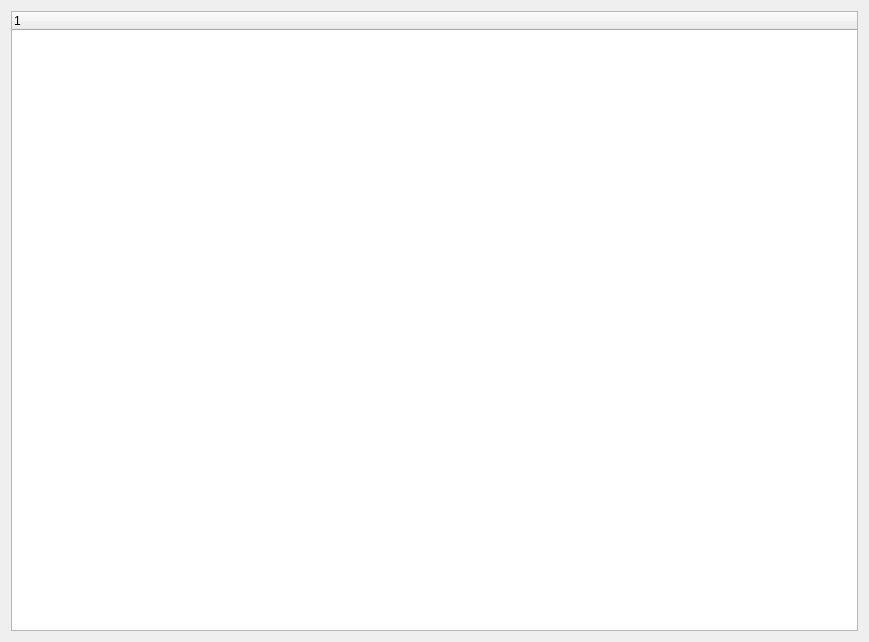
<?xml version="1.0" encoding="UTF-8"?>
<ui version="4.0">
 <class>treewindow</class>
 <widget class="QWidget" name="treewindow">
  <property name="geometry">
   <rect>
    <x>0</x>
    <y>0</y>
    <width>869</width>
    <height>642</height>
   </rect>
  </property>
  <property name="windowTitle">
   <string>Form</string>
  </property>
  <layout class="QHBoxLayout" name="horizontalLayout">
   <item>
    <widget class="QTreeWidget" name="treeWidget">
     <column>
      <property name="text">
       <string notr="true">1</string>
      </property>
     </column>
    </widget>
   </item>
  </layout>
 </widget>
 <resources/>
 <connections/>
</ui>
